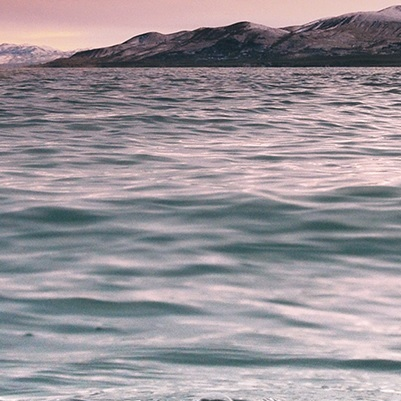
#> input picture Research/images/red1.jpg, 401 x 401 px, found by its file name
$ python ImageMod1.py
#> lines starting #> are read from the running program, lines starting #| are printed output that depends on the picture
import cv2
import numpy as np

# read as <class 'numpy.ndarray'>
img = cv2.imread("H:/Github/OpenCv/Research/images/red1.jpg")
#> img is the input picture: shape (401, 401, 3); mean B, G, R 152.2, 146.5, 153.5
img1 = cv2.imread("H:/Github/OpenCv/Research/images/blue1.jpg")
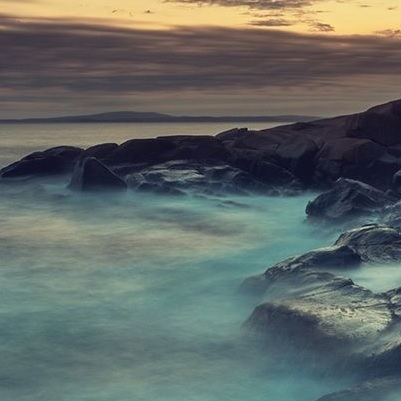
#> input picture Research/images/blue1.jpg, 401 x 401 px, found by its file name
#> img1 is the input picture: shape (401, 401, 3); mean B, G, R 101.9, 105.1, 97.8

# # dst = α ⋅ img1 + β ⋅ img2 + γ

img = cv2.addWeighted(img,0.5,img1,0.3,1)
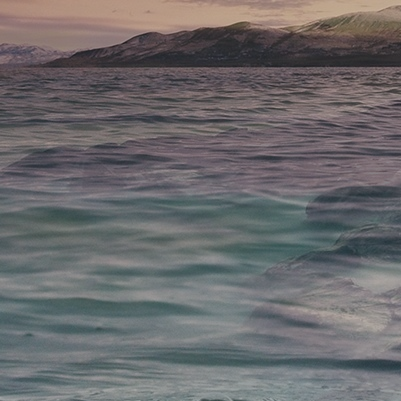
#> img: shape (401, 401, 3); mean B, G, R 107.7, 105.8, 107.1
cv2.imshow("Covert",img )

cv2.waitKey(0)
cv2.destroyAllWindows()
